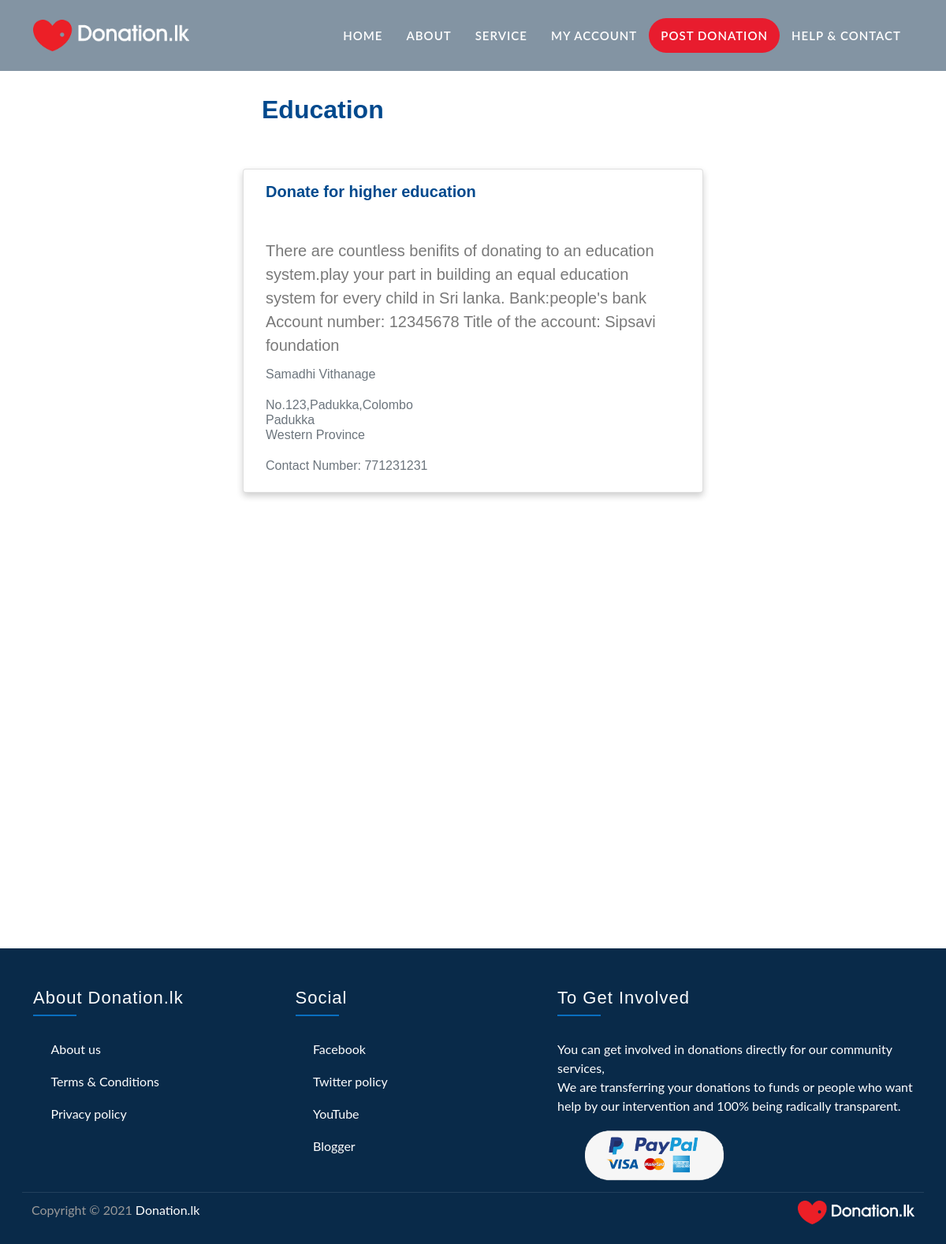
/serviceAds.php?don_type_id=1, run on the app's committed database.
### tables this page shows
CREATE TABLE `donation_type` (
  `donation_type_id` int(11) NOT NULL,
  `donation_type_name` varchar(50) NOT NULL
);

CREATE TABLE `province` (
  `province_id` int(11) NOT NULL,
  `province_name` varchar(50) NOT NULL
);

### authentication/functions.php (called while the page is built, shortened)
<?php
function isLoggedin()
{
	if(isset($_SESSION['user_id']))
	{
		 return true;
	}
	else {
		return false;
	}
}

### serviceAds.php (the view, shortened to what this page needs)
<?php
    $donation_type_id = filter_input(INPUT_GET, 'don_type_id',FILTER_VALIDATE_INT);
    require('./database_post_don.php');
    $query_results="select table1.donation_title, table1.donation_desc, table1.donation_fname, table1.donation_lname, table1.donation_address, table1.donation_city, table1.donation_telephone, province.province_name from (select * from donations where donation_type_id = :d_type_id) as table1 inner join province on table1.donation_province_id = province.province_id;";
    $statement_results = $db->prepare($query_results);
    $statement_results->bindValue(':d_type_id', $donation_type_id);
    $statement_results->execute();
    $results_table = $statement_results->fetchAll();
    $query_don_type = "select donation_type_name from donation_type where donation_type_id = :d_type_id";
    $statement_don_type = $db->prepare($query_don_type);
    $statement_don_type->bindValue(':d_type_id', $donation_type_id);
    $statement_don_type->execute();
    $donation_type = $statement_don_type->fetch();
?>
<?php
	include_once(__DIR__ .'/authentication/functions.php');
?>
<!DOCTYPE html>
<html lang="en">
<head>
    <link href="https://stackpath.bootstrapcdn.com/bootstrap/4.4.1/css/bootstrap.min.css" rel="stylesheet">
    <link href="https://stackpath.bootstrapcdn.com/font-awesome/4.7.0/css/font-awesome.min.css" rel="stylesheet">
    <link href="https://cdn.jsdelivr.net/npm/bootstrap@5.0.0-beta3/dist/css/bootstrap.min.css" rel="stylesheet"
>
    <link rel="stylesheet" href="./CSS/Education.css" type="text/css">
    <link rel="stylesheet" href="./CSS/style-card.css" type="text/css">
    </head>
<body>
<div class="navbar navbar-expand-lg bg-dark navbar-dark" id="Nav-Bar">
    <div class="container">
        <a href="Index.php" class="navbar-brand" id="donation.lk"> <img src="./img/Untitled-2.png" alt="DONATION.LK"></a>
        <div class="collapse navbar-collapse justify-content-between" id="navbarCollapse">
            <ul class="navbar-nav me-auto mb-2 mb-lg-0">
                <li class="nav-item">
                    <a class="nav-link" aria-current="page" href="Index.php">Home</a>
                </li>
                <li class="nav-item">
                    <a class="nav-link" aria-current="page" href="about us.php">About</a>
                </li>
                <li class="nav-item">
                    <a class="nav-link" aria-current="page" href="Service.php">Service</a>
                </li>
                <li class="nav-item">
                    <a class="nav-link" aria-current="page" href="login.php">My account</a>
                </li>
                <?php
                if( isLoggedin()) {
                    ?>
                        <li class="nav-item">
                        <a class="nav-link" aria-current="page" id="post-ad" href="Postad.php">POST DONATION</a>
                        </li>
                    <?php
                }
                else{
                    ?>
                        <li class="nav-item">
                        <a class="nav-link" aria-current="page" id="post-ad" href="login.php">POST DONATION</a>
                        </li>
                    <?php
                }
                ?>
                <li class="nav-item">
                    <a class="nav-link" aria-current="page" href="contact-us.php">Help & Contact</a>
                </li>
            </ul>
        </div>
    </div>
</div>
<div class="Education" >
    <div class="container">
        <h2><?php echo $donation_type['donation_type_name']?></h2>
    </div>
        <?php foreach($results_table as $results_record):?>
            <div class="row">
                <div class="col card mb-5" style="width: 18rem;">
                    <div class="card-body">
                        <h5 class="card-title"><?php echo $results_record['donation_title']?></h5>
                        <p class="card-text lead"><?php echo $results_record['donation_desc']?></p>
                        <h6 class="card-subtitle mb-2 text-muted">
                            <?php echo $results_record['donation_fname'] . " " . $results_record['donation_lname']?><br><br>
                            <?php echo $results_record['donation_address']?><br>
                            <?php echo $results_record['donation_city']?><br>
                            <?php echo $results_record['province_name']?><br><br>
                            Contact Number: <?php echo $results_record['donation_telephone']?><br>
                        </h6>
                    </div>
                </div>
            </div>
        <?php endforeach?>
</div>
<div class="footer">
    <div class="container">
        <div class="row">
            <div class="col-lg-7">
                <div class="row">
                    <div class="col-md-6">
                        <div class="footer-contact">
                            <h2>About Donation.lk</h2>
                            <p> <a href="about us.php">About us</a></p>
                            <p> <a href="Terms-and-condition.php">Terms & Conditions</a></p>
                            <p> <a href="Privacy-Policy.php">Privacy policy</a></p>
                        </div>
                    </div>
                    <div class="col-md-6">
                        <div class="footer-link">
                            <h2>Social</h2>
                            <p><a href="https://www.facebook.com/">Facebook</a></p>
                            <p><a href="https://twitter.com/">Twitter policy</a></p>
                            <p><a href="https://www.youtube.com/">YouTube</a></p>
                            <p><a href="https://www.blogger.com/">Blogger</a></p>
                        </div>
                    </div>
                </div>
            </div>
            <div class="col-lg-5">
                <div class="footer-newsletter">
                    <h2>To Get Involved</h2>
                    <p>
                    You can get involved in donations directly for our community services,<br>
                        We are transferring your donations to funds or people who want help by our intervention and 100% being radically transparent.
                    </p>
                    <div class="form" id="paypal">
                        <div class="col-md-6" id="footer-newsletter">
                        <?php
                if( isLoggedin()) {
                    ?>
                        <a href="https://www.paypal.com/donate?hosted_button_id=XG7BMF6DSUGDN"> <img src="./img/paypal.png" alt="Icon"></a>
                    <?php
                }
                else{
                    ?>
                        <a href="login.php"> <img src="./img/paypal.png" alt="Icon"></a>
                    <?php
                }
                ?>
                </div>
            </div>
        </div>
    </div>
    <div class="container copyright">
        <div class="row">
            <div class="col-md-6">
                <p>Copyright &copy; 2021 <a href="Index.php">Donation.lk</a></p>
            </div>
            <div class="col-md-6" id="footer-img">
                <a href="Index.php"> <img src="./img/Untitled-2.png" alt="Icon"></a>
            </div>
        </div>
    </div>
</div>
</body>
</html>

### CSS/Education.css (style rules this page uses)
body { color: #797979; background: #ffffff; font-family: 'Lato', sans-serif; }
h1, h2, h3, h4, h5, h6 { color: #202C45; font-family: 'Oswald', sans-serif; }
a { color: #202C45; transition: .3s; text-decoration: none; }
.navbar { position: relative; transition: .5s; z-index: 999; background-color: #062847; }
#Nav-Bar { position: fixed; top: 0; width: 100%; transition: 0.5s; background-color: #062847; background: rgb(9 42 73 / 50%)!important; }
.navbar .navbar-brand { margin: 0; left: 200p; color: #ffffff; font-size: 45px; line-height: 0px; font-weight: 200; text-transform: uppercase; }
#Nav-Bar #navbarCollapse a { font-weight: 600; font-size: 15px; box-sizing: border-box; display: inline-block; line-height: 44px; float: left; padding: 0 15px; color: #fff; font-weight: 600; transition: ease-out 0.5s; -webkit-transition: ease-out 0.5s; -moz-transition: ease-out 0.5s; }
.navbar .navbar-brand img { max-width: 100%; max-height: 40px; }
.navbar-dark .navbar-nav .nav-link, .navbar-dark .navbar-nav .nav-link:focus, .navbar-dark .navbar-nav .nav-link:hover, .navbar-dark .navbar-nav .nav-link.active, { padding: 10px 10px 8px 10px; text-align: inline; color: #ffffff ; }
#navbarCollapse { display: inline-block!important; }
.navbar-nav { float: right; display: inline-block; margin: 0; margin-right: unset!important; margin-left: unset!important; position: relative; }
.navbar-nav li { display: inline-block; float: left; }
#post-ad { padding-top: 0px ; }
#post-ad { padding: 10px 30px 12px 30px; text-align: center; font-size: 16px; font-weight: 500; color: #ffffff; background: #E81C2E; border: none; border-radius: 60px; box-shadow: inset 0 0 0 0 #202C45; transition: ease-out 0.5s; -webkit-transition: ease-out 0.5s; -moz-transition: ease-out 0.5s; z-index: 9999; }
@media (min-width: 992px) { .navbar { position: absolute; width: 100%; top: 35px; padding: 20px 0; background: rgba(9, 42, 73, .2)!important; z-index: 9; } }
@media (min-width: 992px) { .navbar a.nav-link { padding: 8px 15px; font-size: 14px; letter-spacing: 1px; text-transform: uppercase; } }
.Education { margin-right: 320px; margin-left: 320px; margin-top: 120px; padding-bottom: 500px; }
.Education h2 { font-weight: 600; color: #00498d; padding-bottom: 40px; }
.footer { position: relative; margin-top: 30px; padding-top: 50px; background: #092a49; }
.footer .footer-contact, .footer .footer-link, .footer .footer-newsletter { position: relative; margin-bottom: 45px; color: #ffffff; }
.footer .footer-contact h2, .footer .footer-link h2, .footer .footer-newsletter h2 { position: relative; margin-bottom: 30px; padding-bottom: 10px; font-size: 22px; font-weight: 300; letter-spacing: 1px; color: #ffffff; }
.footer .footer-contact h2::after, .footer .footer-link h2::after, .footer .footer-newsletter h2::after { position: absolute; content: ""; width: 55px; height: 2px; bottom: 0; left: 0; background: #096ec0; }
.footer .footer-link a { display: block; margin-bottom: 10px; color: #ffffff; transition: .3s; }
.footer .footer-link a::before { position: relative; content: "\f105"; font-family: "Font Awesome 5 Free"; font-weight: 900; margin-right: 10px; }
.footer-contact p a { color: #ffffff; }
.footer .footer-contact a { display: block; margin-bottom: 10px; color: #ffffff; transition: .3s; }
.footer .footer-contact a::before { position: relative; content: "\f105"; font-family: "Font Awesome 5 Free"; font-weight: 900; margin-right: 10px; }
.footer .footer-newsletter .form { position: relative; width: 100%; }
.footer .copyright { padding: 0 10px; }
.footer .copyright .row { padding-top: 10px; padding-bottom: 25px; border-top: 1px solid rgba(256, 256, 256, .1); }
.footer .copyright p { margin: 0; color: #999999; }
.footer .copyright p a { color: #ffffff; }
.footer .container { position: relative; }
#paypal img { float: right; width: 90%; height: 50%; }
.footer .container img { margin-top: 0px; height: 30px; cursor: pointer; float: right; }

### CSS/style-card.css (style rules this page uses)
.card { box-shadow: 0 4px 8px 0 rgba(0, 0, 0, 0.2); margin: auto; text-align: left; font-family: arial; }
h5 { font-weight: 600; color: #00498d; padding-bottom: 40px; }
h6 { color: #474e5d; }

### data on the page
donation_type: donation_type_name "Education"
province: donation_title "Donate for higher education", donation_desc "There are countless benifits of donating to an education system.play your part in building an equal education system for every child in Sri lanka. Bank:people's bank Account number: 12345678 Title of the account: Sipsavi foundation", donation_fname "Samadhi", donation_lname "Vithanage", donation_address "No.123,Padukka,Colombo", donation_city "Padukka", province_name "Western Province", donation_telephone "771231231"
